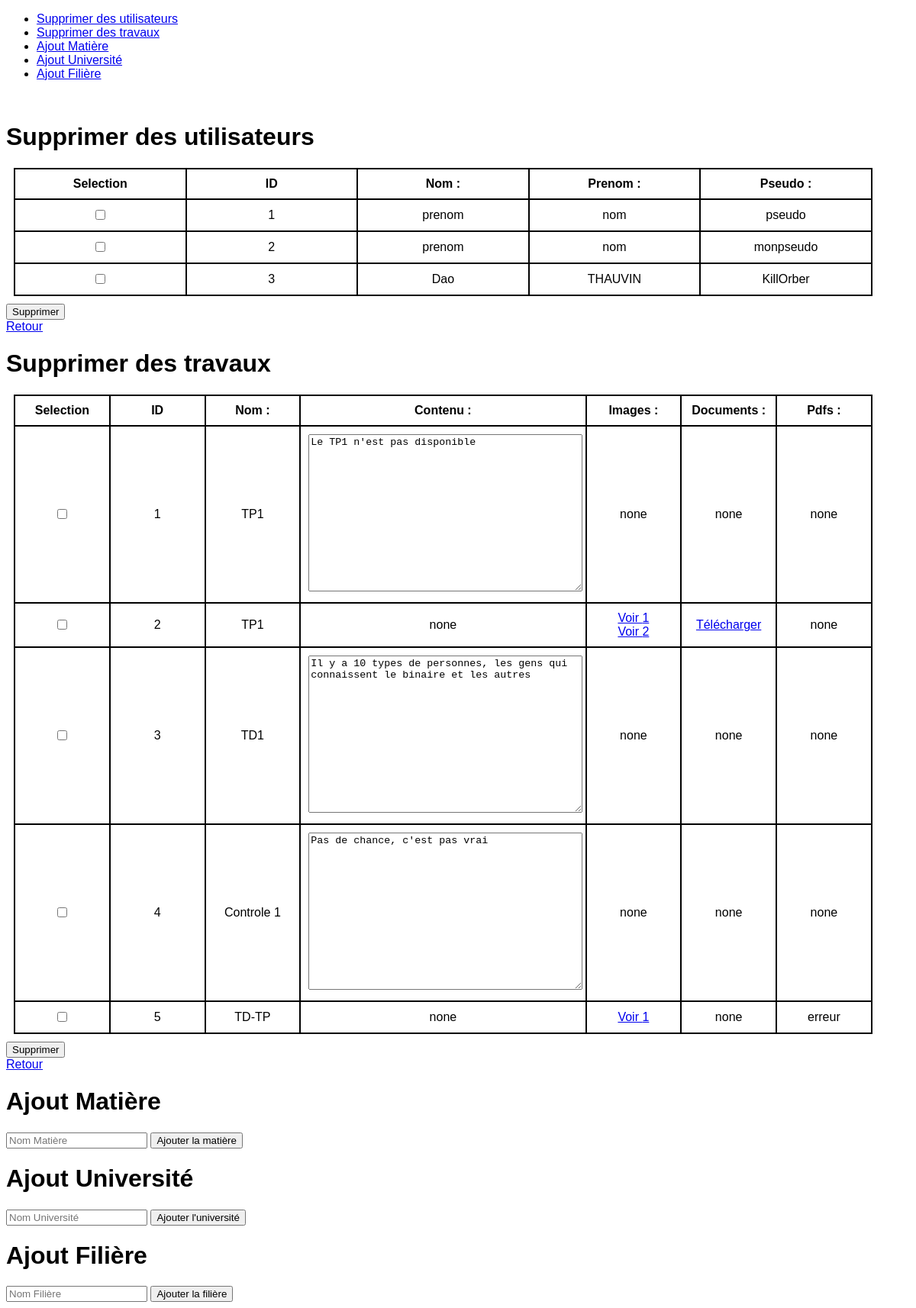
The app's page /admin/index.php with its own data.
### tables this page shows
CREATE TABLE IF NOT EXISTS `users` (
  `id` int(11) NOT NULL AUTO_INCREMENT,
  `prenom` varchar(30) NOT NULL,
  `nom` varchar(30) NOT NULL,
  `pseudo` varchar(30) NOT NULL UNIQUE,
  `password` varchar(255) NOT NULL,
  `email` varchar(255) NOT NULL,
  `activation` tinyint(1) NOT NULL DEFAULT '0',
  `anonyme` tinyint(1) NOT NULL DEFAULT '0',
  `filiere` int(11) NOT NULL,
  `université` int(11) NOT NULL,
  `année` tinyint(4) NOT NULL,
  `code_activation` varchar(255) NOT NULL,
  PRIMARY KEY (`id`),
  KEY `université` (`université`),
  KEY `filiere` (`filiere`),
  FOREIGN KEY (`filiere`) REFERENCES `filières`(`id`),
  FOREIGN KEY (`université`) REFERENCES `universités`(`id`)
);

CREATE TABLE IF NOT EXISTS `travaux` (
  `id` int(11) NOT NULL AUTO_INCREMENT,
  `nom` varchar(30) NOT NULL,
  `author` int(11) NOT NULL,
  `typ` tinyint(1) NOT NULL DEFAULT '0',
  `matiere` int(11) NOT NULL,
  `université` int(11) NOT NULL,
  `filiere` int(11) NOT NULL,
  `pdf` tinyint(1) NOT NULL DEFAULT '0',
  `image` tinyint(1) NOT NULL DEFAULT '0',
  `document` tinyint(1) NOT NULL DEFAULT '0',
  `text` LONGTEXT,
  `année` tinyint(4) NOT NULL,
  PRIMARY KEY (`id`),
  KEY `matiere` (`matiere`),
  KEY `filiere` (`filiere`),
  KEY `université` (`université`),
  KEY `author` (`author`),
  FOREIGN KEY (`author`) REFERENCES `users`(`id`),
  FOREIGN KEY (`université`) REFERENCES `universités`(`id`),
  FOREIGN KEY (`filiere`) REFERENCES `filières`(`id`),
  FOREIGN KEY (`matiere`) REFERENCES `matières`(`id`)
);

### admin/modif.php (the view, shortened to what this page needs)
<?php
	function aff1($co) {
		$req='SELECT * FROM users;';
		$querry=mysqli_query($co,$req);
		echo '<h1> Supprimer des utilisateurs </h1>';
		echo '<form action="#nav" method="POST"><table><tr><th> Selection </th><th> ID </th><th> Nom : </th><th> Prenom : </th><th> Pseudo : </th></tr>';
		while($i=mysqli_fetch_assoc($querry)) {
			echo '<tr><td><input type="checkbox" name="del1[]" value="'.$i["id"].'"></td>';
			echo '<td>'.$i["id"]."</td><td>".$i["prenom"]."</td><td>".$i["nom"]."</td><td>".$i["pseudo"]."</td></tr>";
		}
		echo '</table><input type="submit" value="Supprimer"></form>';
	}
	function aff2($co) {
		$req='SELECT * FROM travaux;';
		$querry=mysqli_query($co,$req);
		echo '<h1> Supprimer des travaux </h1><form action="#nav" method="POST" class="travaux"><table><tr><th> Selection </th><th> ID </th><th> Nom : </th><th colspan="3"> Contenu : </th><th> Images : </th><th> Documents : </th><th> Pdfs : </th> </tr>';
		while($i=mysqli_fetch_assoc($querry)) {
			echo '<tr><td><div><input type="checkbox" name="del2[]" value="'.$i["id"].'"></td>';
			echo "<td>".$i["id"]."</td><td>".$i["nom"].'</td>';
			echo '<td  colspan="3">';
			if($i["text"]!=null)
				echo '<textarea name="contenu" id="contenu" rows="70" spellcheck="false" readonly="1" class="text">'.$i["text"]."</textarea>";
			else
				echo "none";
			echo '</td>';
			$interdit=array("<",">","|"," ",":","*","?",'"',"\\","/");
			$rep=str_replace($interdit,"-",substr($i["id"].$i["nom"],0,6));
			echo "<td>";
			if($i["image"]) {
				voir($rep,"images_projet");
			}
			else {
				echo "none";
			}
			echo "</td>";
			echo "<td>";
			if($i["document"]) {
				echo '<a href="../documents/'.$rep.'.zip"> Télécharger </a>';
			}
			else {
				echo "none";
			}
			echo "</td>";
			echo "<td>";
			if($i["pdf"]) {
				voir($rep,"pdf");
			}
			else {
				echo "none";
			}
			echo "</td>";
			echo '</tr>';
		}
		echo '</table><input type="submit" value="Supprimer"></form>';
	}
	function voir ($rep,$type) {
		if($doss = opendir("../".$type."/".$rep)) {
			$compter=1;
			while($d = readdir($doss)){
				if($d != '.' && $d != '..'){
					echo '<a href="../'.$type.'/'.$rep.'/'.$d.'" target="_blank"> Voir '.$compter.' </a><br/>';
					$compter++;
				}
			}
		}
		else {
			echo "erreur";
		}
	}
?>

### admin/css/style.css (style rules this page uses)
table, tr, td, th { border:2px solid black; border-collapse: collapse; }
td, th { padding:10px; overflow: auto; word-wrap: break-word; }
table { width:95%; margin:10px; table-layout: fixed; text-align:center; }
.text { width:100%; max-height:200px; }
form { width:100%; }
body { font-family:Arial; }

### records on screen
users: id "1", prenom "prenom", nom "nom", pseudo "pseudo"
users: id "2", prenom "prenom", nom "nom", pseudo "monpseudo"
users: id "3", prenom "Dao", nom "THAUVIN", pseudo "KillOrber"
travaux: id "1", nom "TP1", contenu "Le TP1 n'est pas disponible", image "none", document "none", pdf "none"
travaux: id "2", nom "TP1", shows "none", pdf "none"
travaux: id "3", nom "TD1", contenu "Il y a 10 types de personnes, les gens qui connaissent le binaire et les autres", image "none", document "none", pdf "none"
travaux: id "4", nom "Controle 1", contenu "Pas de chance, c'est pas vrai", image "none", document "none", pdf "none"
travaux: id "5", nom "TD-TP", shows "none", document "none", pdf "erreur"
